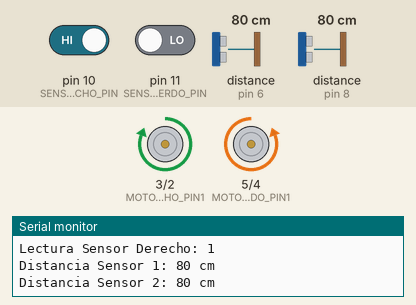
Recording of a sketch running on a simulated Arduino Uno, built with avr-gcc and run on an emulated ATmega328P. Parts: motor-driver pin pairs drawn as motors (green arrow = first pin HIGH = forward, orange = second pin HIGH = backward, longer = more drive), the last lines printed to the serial monitor. Wiring (inferred from the names in the program): 2 × ultrasonic range finder: trigger pin 7, echo pin 6 / trigger pin 9, echo pin 8. The inputs (shaded band) are chosen by the test bench; at power-on: pin 10 (SENSOR_DERECHO_PIN) HIGH, distance to the obstacle (sensors on pin 8, pin 6) 80 cm, pin 11 (SENSOR_IZQUIERDO_PIN) LOW. The echo pulse lasts 58.3 µs per cm.

Above: at 1.2 s.
1.3 s: pin 10 (SENSOR_DERECHO_PIN) driven LOW
At 2.6 s:
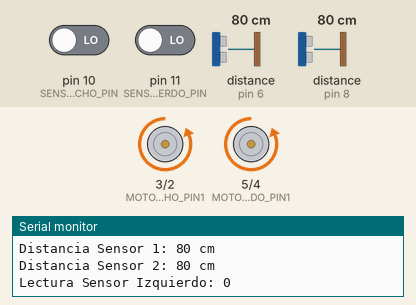
2.9 s: distance to the obstacle (sensor on pin 8) set to 17 cm
4.4 s: distance to the obstacle (sensor on pin 8) set to 13 cm
At 5.7 s:
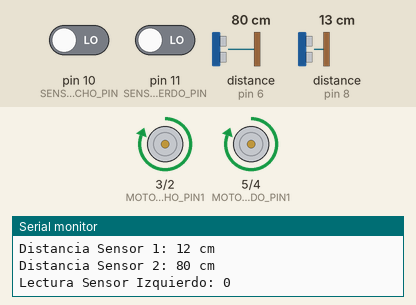
6.0 s: pin 11 (SENSOR_IZQUIERDO_PIN) driven HIGH
At 7.2 s:
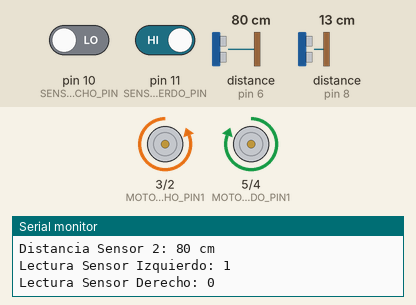
10.6 s: pin 11 (SENSOR_IZQUIERDO_PIN) driven LOW
At 11.7 s:
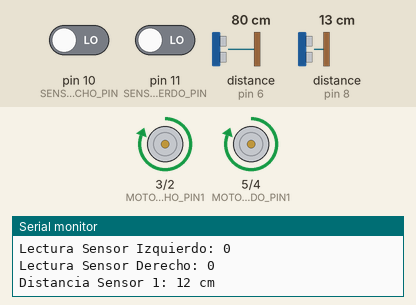
Timing chart, 0 to 13.6 s (numbered marks = the images above; inputs shaded):
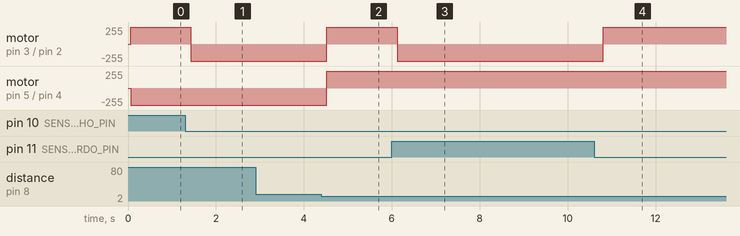

The sketch:

SUMO_FINAL_4.ino
```cpp
// Definición de los pines para los sensores ultrasónicos
#define TRIGGER1_PIN  9
#define ECHO1_PIN     8
#define TRIGGER2_PIN  7
#define ECHO2_PIN     6

// Definición de los pines para los sensores infrarrojos
#define SENSOR_IZQUIERDO_PIN  11
#define SENSOR_DERECHO_PIN    10

// Definición de los pines para los motores
#define MOTOR_IZQUIERDO_PIN1  5
#define MOTOR_IZQUIERDO_PIN2  4
#define MOTOR_DERECHO_PIN1    3
#define MOTOR_DERECHO_PIN2    2

// Distancia mínima para considerar un obstáculo (en centímetros)
#define DISTANCIA_MINIMA_SENSOR1 15
#define DISTANCIA_MINIMA_SENSOR2 20

unsigned int medirDistancia(int triggerPin, int echoPin);

void setup() {
  // Inicialización de los pines para los sensores ultrasónicos como entrada y salida
  pinMode(TRIGGER1_PIN, OUTPUT);
  pinMode(ECHO1_PIN, INPUT);
  pinMode(TRIGGER2_PIN, OUTPUT);
  pinMode(ECHO2_PIN, INPUT);

  // Inicialización de los pines para los sensores infrarrojos como entrada
  pinMode(SENSOR_IZQUIERDO_PIN, INPUT);
  pinMode(SENSOR_DERECHO_PIN, INPUT);

  // Inicialización de los pines de los motores como salida
  pinMode(MOTOR_IZQUIERDO_PIN1, OUTPUT);
  pinMode(MOTOR_IZQUIERDO_PIN2, OUTPUT);
  pinMode(MOTOR_DERECHO_PIN1, OUTPUT);
  pinMode(MOTOR_DERECHO_PIN2, OUTPUT);

  // Inicialización del puerto serial para la comunicación
  Serial.begin(9600);
}

void loop() {
  // Realiza mediciones de distancia con ambos sensores ultrasónicos
  unsigned int distancia1 = medirDistancia(TRIGGER1_PIN, ECHO1_PIN);
  unsigned int distancia2 = medirDistancia(TRIGGER2_PIN, ECHO2_PIN);

  // Lecturas de los sensores infrarrojos
  int lecturaIzquierda = digitalRead(SENSOR_IZQUIERDO_PIN);
  int lecturaDerecha = digitalRead(SENSOR_DERECHO_PIN);

  // Muestra las distancias medidas en el monitor serial
  Serial.print("Distancia Sensor 1: ");
  Serial.print(distancia1);
  Serial.println(" cm");
  Serial.print("Distancia Sensor 2: ");
  Serial.print(distancia2);
  Serial.println(" cm");

  // Muestra las lecturas de los sensores infrarrojos en el monitor serial
  Serial.print("Lectura Sensor Izquierdo: ");
  Serial.println(lecturaIzquierda);
  Serial.print("Lectura Sensor Derecho: ");
  Serial.println(lecturaDerecha);

  // Si el Sensor 1 detecta un objeto a menos de 15 cm, avanza y gira a la izquierda
  if (distancia1 < DISTANCIA_MINIMA_SENSOR1 && lecturaIzquierda == LOW && lecturaDerecha == LOW) {
    avanzar();
  }

  // Si el Sensor 2 detecta un objeto a menos de 20 cm, avanza y gira a la derecha
  else if (distancia2 < DISTANCIA_MINIMA_SENSOR2 && lecturaIzquierda == LOW && lecturaDerecha == LOW) {
    while (distancia1 >= DISTANCIA_MINIMA_SENSOR1) {
    girarIzquierda();
    distancia1 = medirDistancia(TRIGGER1_PIN, ECHO1_PIN);
    }
  }

  else if (lecturaIzquierda == HIGH && lecturaDerecha == LOW) {
    girarDerecha();
  }
  else if (lecturaIzquierda == LOW && lecturaDerecha == HIGH) {
    girarIzquierda();
  }
  else if (lecturaIzquierda == LOW && lecturaDerecha == LOW) {
    retroceder(); // Ambos sensores detectan algo, retrocede
  }
  else {
    girarDerecha();
  }
}


// Función para medir la distancia utilizando un sensor ultrasónico
unsigned int medirDistancia(int triggerPin, int echoPin) {
  // Generar un pulso corto en el pin TRIGGER
  digitalWrite(triggerPin, LOW);
  delayMicroseconds(2);
  digitalWrite(triggerPin, HIGH);
  delayMicroseconds(10);
  digitalWrite(triggerPin, LOW);

  // Leer el tiempo que tarda en llegar el eco
  unsigned long tiempo = pulseIn(echoPin, HIGH);

  // Convertir el tiempo a distancia (en centímetros)
  unsigned int distancia = tiempo / 58;

  return distancia;
}

// Función para hacer que el robot avance
void avanzar() {
  digitalWrite(MOTOR_IZQUIERDO_PIN1, HIGH);
  digitalWrite(MOTOR_IZQUIERDO_PIN2, LOW);
  digitalWrite(MOTOR_DERECHO_PIN1, HIGH);
  digitalWrite(MOTOR_DERECHO_PIN2, LOW);
}

// Función para hacer que el robot gire a la izquierda
void girarIzquierda() {
  digitalWrite(MOTOR_IZQUIERDO_PIN1, LOW);
  digitalWrite(MOTOR_IZQUIERDO_PIN2, HIGH);
  digitalWrite(MOTOR_DERECHO_PIN1, HIGH);
  digitalWrite(MOTOR_DERECHO_PIN2, LOW);
}

// Función para hacer que el robot gire a la derecha
void girarDerecha() {
  digitalWrite(MOTOR_IZQUIERDO_PIN1, HIGH);
  digitalWrite(MOTOR_IZQUIERDO_PIN2, LOW);
  digitalWrite(MOTOR_DERECHO_PIN1, LOW);
  digitalWrite(MOTOR_DERECHO_PIN2, HIGH);
}

void retroceder() {
  digitalWrite(MOTOR_IZQUIERDO_PIN1, LOW) ;
  digitalWrite(MOTOR_IZQUIERDO_PIN2, HIGH) ;
  digitalWrite(MOTOR_DERECHO_PIN1, LOW);
  digitalWrite(MOTOR_DERECHO_PIN2, HIGH);
}
```

Measured:
- the behaviour switches between 16 and 15 cm on distance to the obstacle (sensor on pin 8) (found by bisection; images 1 and 2)
- after the input at 1.3 s, motor on pin 3 (MOTOR_DERECHO_PIN1) / pin 2 (MOTOR_DERECHO_PIN2): forward 255/255 → backward 255/255 after 0.13 s
- after the input at 4.4 s, motor on pin 3 (MOTOR_DERECHO_PIN1) / pin 2 (MOTOR_DERECHO_PIN2), motor on pin 5 (MOTOR_IZQUIERDO_PIN1) / pin 4 (MOTOR_IZQUIERDO_PIN2): backward 255/255 → forward 255/255 after 0.12 s
- after the input at 6.0 s, motor on pin 3 (MOTOR_DERECHO_PIN1) / pin 2 (MOTOR_DERECHO_PIN2): forward 255/255 → backward 255/255 after 0.12 s
- after the input at 10.6 s, motor on pin 3 (MOTOR_DERECHO_PIN1) / pin 2 (MOTOR_DERECHO_PIN2): backward 255/255 → forward 255/255 after 0.21 s
